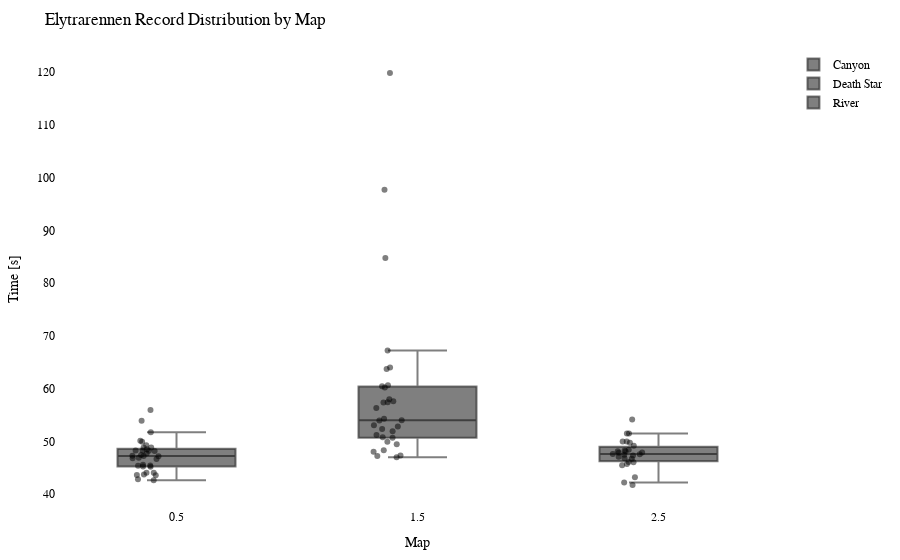

The notebook cell this image was saved under:
### Code cell
import plotly.graph_objects as go
import plotly.io as pio

df = getRecordsDataframe(minigame="Elytrarennen")

# Calculate the offset for centering the data points
num_columns = len(df.columns)
offset = 0.5

# Create a Swarm plot using Plotly
fig = go.Figure()

for i, column in enumerate(df.columns):
    x_values = [i + offset] * len(df[column])  # Adjust x-values with offset for horizontal centering
    fig.add_trace(go.Box(x=x_values,
                         y=df[column],
                         name=column,
                         boxpoints='all',
                         pointpos=-0.5,  # Adjust point position to prevent overlapping
                         marker=dict(color='rgba(0,0,0,0.5)', size=6),  # Adjust marker color and size
                         hovertext=df.index,
                         hoverinfo='text+y'))

fig.update_layout(title="Elytrarennen Record Distribution by Map",
                  xaxis=dict(title="Map"),
                  yaxis=dict(title="Time [s]"),
                  showlegend=True,
                  font=dict(family="Arial", size=12, color="black"),  # Customize font
                  plot_bgcolor="white",  # Set background color
                  margin=dict(l=50, r=50, t=50, b=50),  # Adjust margins for better layout
                  )

pio.show(fig)

pio.write_html(fig, "out/elytr_swarm_plot.html")

### Figure 1 — Plotly figure (JSON) as saved in the notebook; plotly's stock layout.template omitted (floating-point values rounded to 4 significant figures)
{"data": [{"boxpoints": "all", "hoverinfo": "text+y", "hovertext": ["20LeRe10", "2wc", "agowskyy", "Allooy", "Anni808", "Axollotel", "bawskey", "BusinessBent", "ByNetherdude", "byTobi", "cediiiiii_10", "Chander24", "Chrisi20101", "CML_Justin", "crocodile1870", "cxl1lo", "DarkCobweb", "deadfiight", "DerBaumIstDerWeg", "Dokkkkko", "Ex4cted", "Falke23_5", "Feinberg", "ffawks", "Fflopse", "ForceFox", "Freeeedom", "frutigall", "GamemasterNiki", "GeneralEnte06", "Gerrygames", "Gobo9", "GrafikKatze", "Grapfen", "Gummibearchen", "H1ghsay", "h4nnes", "Harold_Sensemann", "HeIsJustAPoorBoy", "HerrDante", "Jan2220", "JennieKim", "jimmi1410", "JOW23", "Joy_8oy", "juvona", "KakaMC", "Kanickelul", "Keenaai", "Kokochampi", "Kokochampo", "Kopfradio", "Krusti", "Kyuudo", "La_meleagro", "LeWi_100", "Lingex", "lizsyy", "LordAlexos", "loukrativ", "Lubottus", "Luis_XYZ", "M0orey_0", "marbrueck", "Martomias", "Mincheeen", "miridis41", "MrNulfred", "Mvsk_", "myshq", "Nexilus", "Ninivee", "officialryzon", "Oronor", "PedroZockt", "Picutar", "PixlNight", "PolizeiDreamy", "Radattel", "Radiokopf", "Raefinzs", "ReichesBrot", "revolverz", "Ritokii", "Sackkerl", "SB387", "ScreamingBlatz", "Sebi1801", "Seemops_8", "Sey__", "Shiewk", "SiLoHB", "Snitcherella", "SpeckyCut", "StaudammAusHolz", "TheBreadHD", "TheFabo", "Tomiokey", "twitchparaskiill", "Txlentierter", "T_Niko_T", "Umgfoin", "WachtelWachtel", "WirdNichtGeladen", "Wissender", "xBaumeisterin", "xX_Dima_ggg_Xx6", "xX_Masha_ggg_Xx9", "yzvm", "_n3d", "_Waldi_"], "marker": {"color": "rgba(0,0,0,0.5)", "size": 6}, "name": "Canyon", "pointpos": -0.5, "type": "box", "x": [0.5, 0.5, 0.5, 0.5, 0.5, 0.5, 0.5, 0.5, 0.5, 0.5, 0.5, 0.5, 0.5, 0.5, 0.5, 0.5, 0.5, 0.5, 0.5, 0.5, 0.5, 0.5, 0.5, 0.5, 0.5, 0.5, 0.5, 0.5, 0.5, 0.5, 0.5, 0.5, 0.5, 0.5, 0.5, 0.5, 0.5, 0.5, 0.5, 0.5, 0.5, 0.5, 0.5, 0.5, 0.5, 0.5, 0.5, 0.5, 0.5, 0.5, 0.5, 0.5, 0.5, 0.5, 0.5, 0.5, 0.5, 0.5, 0.5, 0.5, 0.5, 0.5, 0.5, 0.5, 0.5, 0.5, 0.5, 0.5, 0.5, 0.5, 0.5, 0.5, 0.5, 0.5, 0.5, 0.5, 0.5, 0.5, 0.5, 0.5, 0.5, 0.5, 0.5, 0.5, 0.5, 0.5, 0.5, 0.5, 0.5, 0.5, 0.5, 0.5, 0.5, 0.5, 0.5, 0.5, 0.5, 0.5, 0.5, 0.5, 0.5, 0.5, 0.5, 0.5, 0.5, 0.5, 0.5, 0.5, 0.5, 0.5, 0.5], "y": [null, null, null, null, null, null, null, null, null, null, null, null, 45.2, 45.58, 46.65, null, null, 48.28, null, null, null, null, null, 44.03, 42.79, null, 43.72, null, null, null, null, null, null, 43.63, null, null, null, 55.94, 45.24, null, null, 47.19, null, null, null, 48.81, null, null, 49.24, null, null, null, null, null, null, null, 48.18, null, null, 49.94, 47.4, null, 45.37, 43.57, null, 48.52, null, 48.84, 46.79, 47.27, null, 50.09, null, null, 51.74, null, null, null, null, null, 47.68, 46.89, null, null, null, null, 47.2, null, null, 53.92, 44.03, 48.28, null, null, null, null, null, null, null, null, null, 45.41, 48.2, null, null, null, null, null, null, 42.62, null]}, {"boxpoints": "all", "hoverinfo": "text+y", "hovertext": ["20LeRe10", "2wc", "agowskyy", "Allooy", "Anni808", "Axollotel", "bawskey", "BusinessBent", "ByNetherdude", "byTobi", "cediiiiii_10", "Chander24", "Chrisi20101", "CML_Justin", "crocodile1870", "cxl1lo", "DarkCobweb", "deadfiight", "DerBaumIstDerWeg", "Dokkkkko", "Ex4cted", "Falke23_5", "Feinberg", "ffawks", "Fflopse", "ForceFox", "Freeeedom", "frutigall", "GamemasterNiki", "GeneralEnte06", "Gerrygames", "Gobo9", "GrafikKatze", "Grapfen", "Gummibearchen", "H1ghsay", "h4nnes", "Harold_Sensemann", "HeIsJustAPoorBoy", "HerrDante", "Jan2220", "JennieKim", "jimmi1410", "JOW23", "Joy_8oy", "juvona", "KakaMC", "Kanickelul", "Keenaai", "Kokochampi", "Kokochampo", "Kopfradio", "Krusti", "Kyuudo", "La_meleagro", "LeWi_100", "Lingex", "lizsyy", "LordAlexos", "loukrativ", "Lubottus", "Luis_XYZ", "M0orey_0", "marbrueck", "Martomias", "Mincheeen", "miridis41", "MrNulfred", "Mvsk_", "myshq", "Nexilus", "Ninivee", "officialryzon", "Oronor", "PedroZockt", "Picutar", "PixlNight", "PolizeiDreamy", "Radattel", "Radiokopf", "Raefinzs", "ReichesBrot", "revolverz", "Ritokii", "Sackkerl", "SB387", "ScreamingBlatz", "Sebi1801", "Seemops_8", "Sey__", "Shiewk", "SiLoHB", "Snitcherella", "SpeckyCut", "StaudammAusHolz", "TheBreadHD", "TheFabo", "Tomiokey", "twitchparaskiill", "Txlentierter", "T_Niko_T", "Umgfoin", "WachtelWachtel", "WirdNichtGeladen", "Wissender", "xBaumeisterin", "xX_Dima_ggg_Xx6", "xX_Masha_ggg_Xx9", "yzvm", "_n3d", "_Waldi_"], "marker": {"color": "rgba(0,0,0,0.5)", "size": 6}, "name": "Death Star", "pointpos": -0.5, "type": "box", "x": [1.5, 1.5, 1.5, 1.5, 1.5, 1.5, 1.5, 1.5, 1.5, 1.5, 1.5, 1.5, 1.5, 1.5, 1.5, 1.5, 1.5, 1.5, 1.5, 1.5, 1.5, 1.5, 1.5, 1.5, 1.5, 1.5, 1.5, 1.5, 1.5, 1.5, 1.5, 1.5, 1.5, 1.5, 1.5, 1.5, 1.5, 1.5, 1.5, 1.5, 1.5, 1.5, 1.5, 1.5, 1.5, 1.5, 1.5, 1.5, 1.5, 1.5, 1.5, 1.5, 1.5, 1.5, 1.5, 1.5, 1.5, 1.5, 1.5, 1.5, 1.5, 1.5, 1.5, 1.5, 1.5, 1.5, 1.5, 1.5, 1.5, 1.5, 1.5, 1.5, 1.5, 1.5, 1.5, 1.5, 1.5, 1.5, 1.5, 1.5, 1.5, 1.5, 1.5, 1.5, 1.5, 1.5, 1.5, 1.5, 1.5, 1.5, 1.5, 1.5, 1.5, 1.5, 1.5, 1.5, 1.5, 1.5, 1.5, 1.5, 1.5, 1.5, 1.5, 1.5, 1.5, 1.5, 1.5, 1.5, 1.5, 1.5, 1.5], "y": [64.01, null, null, null, null, null, null, null, null, null, null, null, null, 54.29, 52.36, null, null, 60.64, null, null, null, null, null, 47.0, 47.24, null, 50.78, null, null, null, null, null, null, 49.46, null, null, null, null, 49.93, null, 119.8, null, null, null, null, null, null, null, 57.39, null, null, null, null, null, null, null, 53.06, null, null, null, null, null, 51.19, 48.33, null, 67.2, null, null, 54.0, 52.8, null, 57.97, null, null, 48.03, null, null, null, null, 57.6, 56.34, 50.67, 57.35, null, null, null, null, null, null, 84.77, 63.72, 60.2, null, null, null, 60.45, null, null, null, null, null, 53.94, 51.91, null, null, null, 97.68, null, null, 47.34, null]}, {"boxpoints": "all", "hoverinfo": "text+y", "hovertext": ["20LeRe10", "2wc", "agowskyy", "Allooy", "Anni808", "Axollotel", "bawskey", "BusinessBent", "ByNetherdude", "byTobi", "cediiiiii_10", "Chander24", "Chrisi20101", "CML_Justin", "crocodile1870", "cxl1lo", "DarkCobweb", "deadfiight", "DerBaumIstDerWeg", "Dokkkkko", "Ex4cted", "Falke23_5", "Feinberg", "ffawks", "Fflopse", "ForceFox", "Freeeedom", "frutigall", "GamemasterNiki", "GeneralEnte06", "Gerrygames", "Gobo9", "GrafikKatze", "Grapfen", "Gummibearchen", "H1ghsay", "h4nnes", "Harold_Sensemann", "HeIsJustAPoorBoy", "HerrDante", "Jan2220", "JennieKim", "jimmi1410", "JOW23", "Joy_8oy", "juvona", "KakaMC", "Kanickelul", "Keenaai", "Kokochampi", "Kokochampo", "Kopfradio", "Krusti", "Kyuudo", "La_meleagro", "LeWi_100", "Lingex", "lizsyy", "LordAlexos", "loukrativ", "Lubottus", "Luis_XYZ", "M0orey_0", "marbrueck", "Martomias", "Mincheeen", "miridis41", "MrNulfred", "Mvsk_", "myshq", "Nexilus", "Ninivee", "officialryzon", "Oronor", "PedroZockt", "Picutar", "PixlNight", "PolizeiDreamy", "Radattel", "Radiokopf", "Raefinzs", "ReichesBrot", "revolverz", "Ritokii", "Sackkerl", "SB387", "ScreamingBlatz", "Sebi1801", "Seemops_8", "Sey__", "Shiewk", "SiLoHB", "Snitcherella", "SpeckyCut", "StaudammAusHolz", "TheBreadHD", "TheFabo", "Tomiokey", "twitchparaskiill", "Txlentierter", "T_Niko_T", "Umgfoin", "WachtelWachtel", "WirdNichtGeladen", "Wissender", "xBaumeisterin", "xX_Dima_ggg_Xx6", "xX_Masha_ggg_Xx9", "yzvm", "_n3d", "_Waldi_"], "marker": {"color": "rgba(0,0,0,0.5)", "size": 6}, "name": "River", "pointpos": -0.5, "type": "box", "x": [2.5, 2.5, 2.5, 2.5, 2.5, 2.5, 2.5, 2.5, 2.5, 2.5, 2.5, 2.5, 2.5, 2.5, 2.5, 2.5, 2.5, 2.5, 2.5, 2.5, 2.5, 2.5, 2.5, 2.5, 2.5, 2.5, 2.5, 2.5, 2.5, 2.5, 2.5, 2.5, 2.5, 2.5, 2.5, 2.5, 2.5, 2.5, 2.5, 2.5, 2.5, 2.5, 2.5, 2.5, 2.5, 2.5, 2.5, 2.5, 2.5, 2.5, 2.5, 2.5, 2.5, 2.5, 2.5, 2.5, 2.5, 2.5, 2.5, 2.5, 2.5, 2.5, 2.5, 2.5, 2.5, 2.5, 2.5, 2.5, 2.5, 2.5, 2.5, 2.5, 2.5, 2.5, 2.5, 2.5, 2.5, 2.5, 2.5, 2.5, 2.5, 2.5, 2.5, 2.5, 2.5, 2.5, 2.5, 2.5, 2.5, 2.5, 2.5, 2.5, 2.5, 2.5, 2.5, 2.5, 2.5, 2.5, 2.5, 2.5, 2.5, 2.5, 2.5, 2.5, 2.5, 2.5, 2.5, 2.5, 2.5, 2.5, 2.5], "y": [null, null, null, null, null, null, null, null, null, null, null, null, null, 45.71, 47.06, null, null, 48.12, null, null, null, null, null, null, 41.71, null, 43.19, null, null, 48.29, null, null, null, null, null, null, null, null, 47.82, null, null, null, null, null, null, null, null, null, null, null, null, null, null, null, null, null, 48.38, null, null, null, 51.48, null, 46.04, 46.08, null, 47.45, null, null, 47.87, 47.53, null, 49.98, null, null, 42.18, null, null, null, null, null, 49.19, 45.45, null, null, null, null, 49.97, null, 54.13, 46.78, 46.69, 47.58, null, null, null, 49.71, null, null, null, null, null, 48.13, null, null, null, null, 47.3, null, null, 51.5, null]}], "layout": {"font": {"color": "black", "family": "Arial", "size": 12}, "margin": {"b": 50, "l": 50, "r": 50, "t": 50}, "plot_bgcolor": "white", "showlegend": true, "title": {"text": "Elytrarennen Record Distribution by Map"}, "xaxis": {"title": {"text": "Map"}}, "yaxis": {"title": {"text": "Time [s]"}}}}
